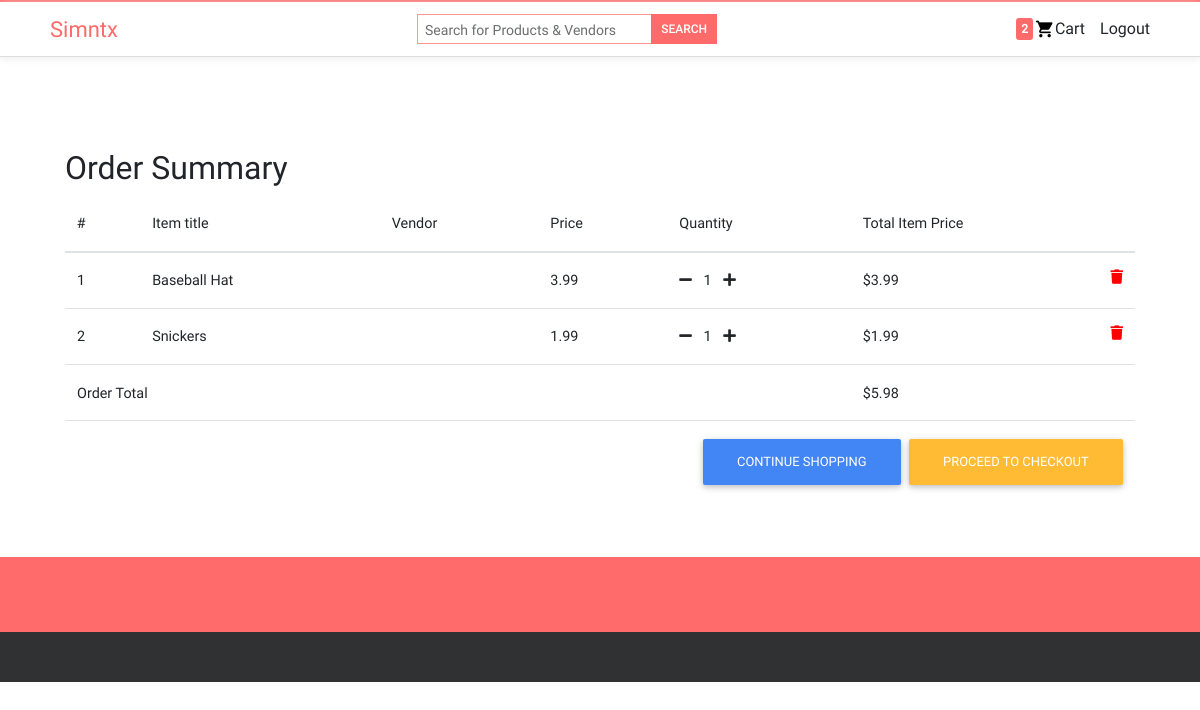
Page /order-summary/ (signed in) on the earlier database version.
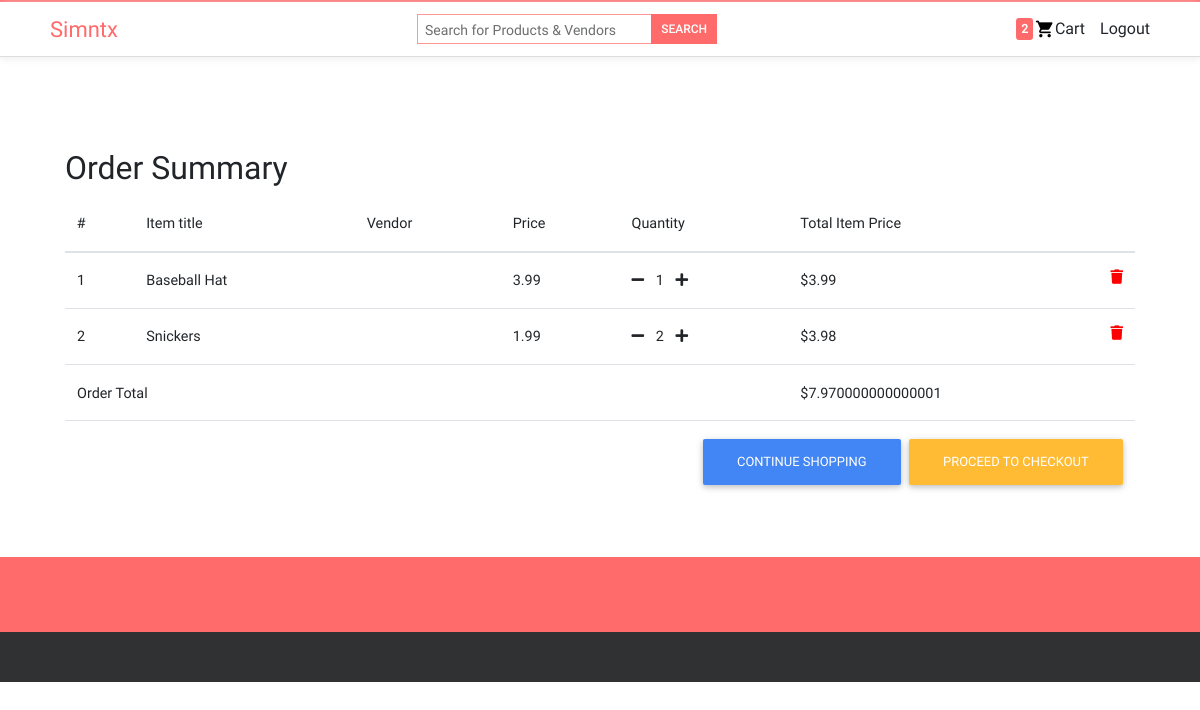
Same page on the later database version.
### core/models.py (models this page shows, shortened)
class OrderItem(models.Model):
    user = models.ForeignKey(settings.AUTH_USER_MODEL,
                             on_delete=models.CASCADE)
    ordered = models.BooleanField(default=False)
    item = models.ForeignKey(Item, on_delete=models.CASCADE)
    quantity = models.IntegerField(default=1)
    def get_total_item_price(self):
        return self.quantity * self.item.price
    def get_final_price(self):
        if self.item.discount_price:
            return self.get_total_discount_item_price()
        return self.get_total_item_price()

class Item(models.Model):
    title = models.CharField(max_length=100)
    price = models.FloatField()
    discount_price = models.FloatField(blank=True, null=True)
    label = models.CharField(choices=LABEL_CHOICES, max_length=1)
    slug = models.SlugField()
    description = models.TextField()
    image = models.ImageField()
    vendor = models.ForeignKey('Vendor', on_delete=models.CASCADE)
    tags = models.ManyToManyField('Tag')

class Order(models.Model):
    user = models.ForeignKey(settings.AUTH_USER_MODEL,
                             on_delete=models.CASCADE)
    ref_code = models.CharField(max_length=20, blank=True, null=True)
    items = models.ManyToManyField(OrderItem)
    start_date = models.DateTimeField(auto_now_add=True)
    ordered_date = models.DateTimeField()
    ordered = models.BooleanField(default=False)
    shipping_address = models.ForeignKey(
        'Address', related_name='shipping_address', on_delete=models.SET_NULL, blank=True, null=True)
    billing_address = models.ForeignKey(
        'Address', related_name='billing_address', on_delete=models.SET_NULL, blank=True, null=True)
    payment = models.ForeignKey(
        'Payment', on_delete=models.SET_NULL, blank=True, null=True)
    coupon = models.ForeignKey(
        'Coupon', on_delete=models.SET_NULL, blank=True, null=True)
    being_delivered = models.BooleanField(default=False)
    received = models.BooleanField(default=False)
    refund_requested = models.BooleanField(default=False)
    refund_granted = models.BooleanField(default=False)
    driver = models.CharField(default="None", max_length=20)
    '''
    1. Item added to cart
    2. Adding a billing address
    (Failed checkout)
    3. Payment
    (Preprocessing, processing, packaging etc.)
    4. Being delivered
    5. Received
    6. Refunds
    '''
    def get_total(self):
        total = 0
        for order_item in self.items.all():
            total += order_item.get_final_price()
        if self.coupon:
            total -= self.coupon.amount
        return total

### core/views.py (the view)
# urls.py: path('order-summary/', views.OrderSummaryView.as_view(), name='order-summary'),
class OrderSummaryView(LoginRequiredMixin, View):
    def get(self, *args, **kwargs):
        try:
            order = Order.objects.get(user=self.request.user, ordered=False)
            context = {
                'object': order
            }
            return render(self.request, 'order_summary.html', context)
        except ObjectDoesNotExist:
            messages.warning(self.request, "You do not have an active order")
            return redirect("/")

### core/templatetags/cart_template_tags.py (called while the page is built)
@register.filter
def cart_item_count(user):
    if user.is_authenticated:
        qs = Order.objects.filter(user=user, ordered=False)
        if qs.exists():
            return qs[0].items.count()
    return 0

### templates/order_summary.html (shortened to what this page needs)
{% extends "base.html" %}
{% load staticfiles %}
{% block css %}
	{% include 'bootstrap_css.html' %}
{% endblock %}
{% block content %}
  <main>
    <div class="container">
    <div class="table-responsive text-nowrap">
    <h2>Order Summary</h2>
    <table class="table">
        <thead>
        <tr>
            <th scope="col">#</th>
            <th scope="col">Item title</th>
            <th scope="col">Vendor</th>
            <th scope="col">Price</th>
            <th scope="col">Quantity</th>
            <th scope="col">Total Item Price</th>
        </tr>
        </thead>
        <tbody>
        {% for order_item in object.items.all %}
        <tr>
            <th scope="row">{{ forloop.counter }}</th>
            <td>{{ order_item.item.title }}</td>
            <td>{{ order_item.item.owner }}</td>
            <td>{{ order_item.item.price }}</td>
            <td>
                <a href="{% url 'core:remove-single-item-from-cart' order_item.item.slug %}"><i class="fas fa-minus mr-2"></i></a>
                {{ order_item.quantity }}
                <a href="{% url 'core:add-to-cart' order_item.item.slug %}"><i class="fas fa-plus ml-2"></i></a>
            </td>
            <td>
            {% if order_item.item.discount_price %}
                ${{ order_item.get_total_discount_item_price }}
                <span class="badge badge-primary">Saving ${{ order_item.get_amount_saved }}</span>
            {% else %}
                ${{ order_item.get_total_item_price }}
            {% endif %}
            <a style='color: red;' href="{% url 'core:remove-from-cart' order_item.item.slug %}">
                <i class="fas fa-trash float-right"></i>
            </a>
            </td>
        </tr>
        {% endfor %}
        {% if object.get_total %}
        <tr>
            <td colspan="5"><b>Order Total</b></td>
            <td><b >${{ object.get_total }}</b></td>
        </tr>
        <tr>
            <td colspan="6">
            <a class='btn btn-warning float-right ml-2' href='/checkout/'>Proceed to checkout</a>
            <a class='btn btn-primary float-right' href='/'>Continue shopping</a>
            </td>
        </tr>
        {% endif %}
        </tbody>
    </table>
    </div>
    </div>
  </main>
{% endblock content %}

Differences in the rows shown:
changed OrderItem "Snickers": quantity "1" → "2"; get_total_item_price "1.99" → "3.98"
changed through a linked row, Order: get_total "5.98" → "7.970000000000001"
